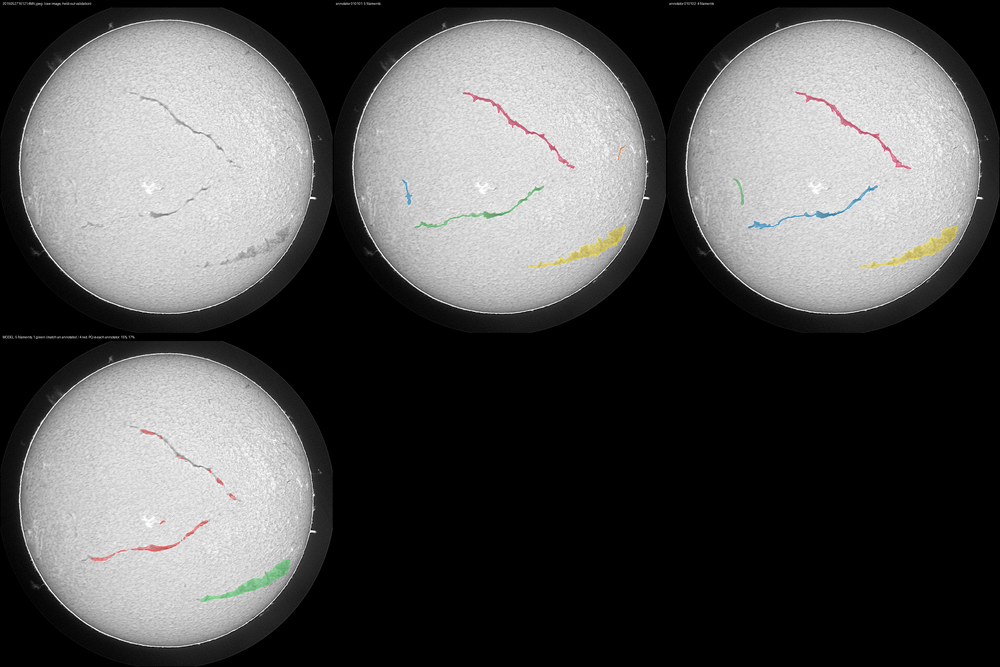
#> input picture V1/visualizations/prediction_20150527161214Mh.png, 1000 x 667 px, shrunk from 3072 x 2048 before the run
$ python -i preprocess.py   (imports and definitions only)
#> lines starting #> are read from the running program, lines starting #| are printed output that depends on the picture
"""Precompute limb-darkening-corrected copies of the train and test images.

The sun is darker towards its edge. For each image we estimate the disc, measure the average brightness at every
distance from its centre, and divide that profile out so a filament looks the same anywhere on the disc. Outside
the disc is set to 0. Output is lossless 8-bit PNG so training reads plain files.

    python scripts/preprocess.py                 # writes data/processed/limb/{train,test}_images/
"""
import argparse
from multiprocessing import Pool
from pathlib import Path

import numpy as np
import yaml
from PIL import Image
from scipy import ndimage as ndi
from skimage import filters, measure

LIMB_SMOOTH = 8            # smoothing of the radial brightness profile
EDGE_STRENGTH = 0.3        # a drop counts as the limb if it is at least this fraction of the ray's steepest drop
DISC_MARGIN = 0.985        # treat the outer 1.5% of the radius as edge, to avoid limb artefacts


def _rough_disc(img):
    """Rough disc + halo from a low brightness threshold on a 4x downsample.

    The halo around the disc is more symmetric than the disc interior (which can have strong brightness gradients),
    so its centre is a good starting point. Its radius is larger than the disc's.
    """
    small = ndi.gaussian_filter(img[::4, ::4], 2)
    thr = filters.threshold_multiotsu(small, classes=3)[0]
    biggest = max(measure.regionprops(measure.label(small > thr)), key=lambda r: r.area)
    cy, cx = biggest.centroid
    return cy * 4, cx * 4, np.sqrt(biggest.area / np.pi) * 4


def _fit_circle(xs, ys):
    """Least-squares circle through points; returns (cy, cx, radius)."""
    A = np.column_stack([xs, ys, np.ones_like(xs)])
    (a, b, c), *_ = np.linalg.lstsq(A, xs ** 2 + ys ** 2, rcond=None)
    cx, cy = a / 2, b / 2
    return cy, cx, np.sqrt(c + cx ** 2 + cy ** 2)


def _limb_pass(smooth, cy0, cx0, r_lo, r_hi, n_rays=180):
    """Search rays from (cy0, cx0) between r_lo and r_hi for the limb edge; fit a circle robustly."""
    radii = np.arange(r_lo, r_hi, 1.0)
    angles = np.linspace(0, 2 * np.pi, n_rays, endpoint=False)
    ys = cy0 + np.outer(np.sin(angles), radii)
    xs = cx0 + np.outer(np.cos(angles), radii)
    valid = (ys >= 0) & (ys <= smooth.shape[0] - 1) & (xs >= 0) & (xs <= smooth.shape[1] - 1)
    profiles = ndi.map_coordinates(smooth, [ys.ravel(), xs.ravel()], order=1, mode="nearest").reshape(ys.shape)
    grad = np.gradient(profiles, axis=1)
    grad[~valid] = 0
    # The limb is the INNERMOST strong outward drop; the steepest one can be the outer edge of the gray halo.
    edge = np.zeros(n_rays, int)
    for i in range(n_rays):
        g = grad[i]
        first = np.nonzero(g <= EDGE_STRENGTH * g.min())[0][0]
        edge[i] = first + g[first:first + 15].argmin()           # settle on the steepest point of that edge
    ex = cx0 + np.cos(angles) * radii[edge]
    ey = cy0 + np.sin(angles) * radii[edge]
    keep = np.ones(n_rays, bool)
    for _ in range(3):                                           # refit, dropping outliers (prominences etc.)
        cy, cx, r = _fit_circle(ex[keep], ey[keep])
        resid = np.abs(np.hypot(ex - cx, ey - cy) - r)
        keep = resid < max(3 * np.median(resid[keep]), 3.0)
    return cy, cx, r


def find_disc(img):
    """Find the solar disc (centre y, centre x, radius) from the sharp brightness drop at the limb."""
    smooth = ndi.gaussian_filter(img, 2)
    cy0, cx0, r_halo = _rough_disc(img)
    cy, cx, r = _limb_pass(smooth, cy0, cx0, 0.7 * r_halo, 1.05 * r_halo)   # coarse: wide search
    return _limb_pass(smooth, cy, cx, 0.9 * r, 1.12 * r)                    # fine: narrow search around it


def normalize(x, mask, lo=1, hi=99):
    a, b = np.percentile(x[mask], [lo, hi])
    return np.clip((x - a) / max(b - a, 1e-8), 0, 1)


# [49 lines left out: functions limb_correct, process_one, main, not called in this run]


# [2 lines not run here, left out]

>>> import cv2
>>> picture = cv2.imread('../V1/visualizations/prediction_20150527161214Mh.png', cv2.IMREAD_GRAYSCALE)
#> picture: shape (667, 1000); min 0, max 255, mean 84.6
>>> result = find_disc(picture)
#> in _rough_disc, `small = ndi.gaussian_filter(img[::4, ::4], 2)`:
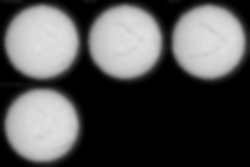
#> small: shape (167, 250); min 0, max 225, mean 83.9
#> in _rough_disc, `thr = filters.threshold_multiotsu(small, classes=3)[0]`: thr = 56
#> in _rough_disc, `cy, cx = biggest.centroid`: cy = 41.43; cx = 125.3
#> in find_disc, `cy0, cx0, r_halo = _rough_disc(img)`: cy0 = 165.7; cx0 = 501.4; r_halo = 153.3
#> in _limb_pass, `valid = (ys >= 0) & (ys <= smooth.shape[0] - 1) & (xs >= 0) & (xs <= s..`: valid: shape (180, 54) bool; every value is 1
#> in _limb_pass, `profiles = ndi.map_coordinates(smooth, [ys.ravel(), xs.ravel()], order..`:
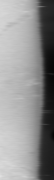
#> profiles: shape (180, 54); min 7, max 224, mean 143.8
#> in _limb_pass, `grad = np.gradient(profiles, axis=1)`:
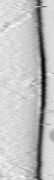
#> grad: shape (180, 54) float64; min -23.5, max 3, mean -3.39; drawn with min black and max white
#> the loop in _limb_pass, `for i in range(n_rays):` made 180 passes
#> first on passes 1 to 3: 32, 31, 36
#> after the loop in _limb_pass, `for i in range(n_rays):`: edge = 180 values, max 43 at index 6, min 5 at index 25, mean 40.21
#> in _limb_pass, `ex = cx0 + np.cos(angles) * radii[edge]`: ex = 180 values, max 648.4 at index 6, min 351 at index 90, mean 499.9
#> in _limb_pass, `ey = cy0 + np.sin(angles) * radii[edge]`: ey = 180 values, max 314 at index 45, min 18.37 at index 135, mean 165.7
#> the loop in _limb_pass, `for _ in range(3):` made 3 passes
#> (a in _fit_circle, b in _fit_circle, c in _fit_circle, cx, cy, r) on passes 1 to 3: (997.2, 331.8, -254308.9, 498.6, 165.9, 147.6), (997.7, 332.5, -254625.3, 498.9, 166.3, 147.9), (997.7, 332.5, -254625.3, 498.9, 166.3, 147.9)
#> in find_disc, `cy, cx, r = _limb_pass(smooth, cy0, cx0, 0.7 * r_halo, 1.05 * r_halo)`: cy = 166.3; cx = 498.9; r = 147.9
#> call 2 of _limb_pass, with cy0 = 166.3, cx0 = 498.9, r_lo = 133.1, r_hi = 165.7, n_rays = 180
#> in _limb_pass (call 2), `ys = cy0 + np.outer(np.sin(angles), radii)`:
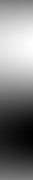
#> ys: shape (180, 33) float64; min 1.15, max 331.4, mean 166.3; drawn with min black and max white
#> in _limb_pass (call 2), `xs = cx0 + np.outer(np.cos(angles), radii)`:
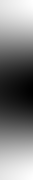
#> xs: shape (180, 33) float64; min 333.7, max 664, mean 498.9; drawn with min black and max white
#> in _limb_pass (call 2), `valid = (ys >= 0) & (ys <= smooth.shape[0] - 1) & (xs >= 0) & (xs <= s..`: valid: shape (180, 33) bool; every value is 1
#> in _limb_pass (call 2), `profiles = ndi.map_coordinates(smooth, [ys.ravel(), xs.ravel()], order..`:
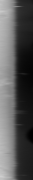
#> profiles: shape (180, 33); min 0, max 207, mean 86.3
#> in _limb_pass (call 2), `grad = np.gradient(profiles, axis=1)`:
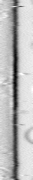
#> grad: shape (180, 33) float64; min -24, max 2, mean -4.87; drawn with min black and max white
#> the loop in _limb_pass (call 2), `for i in range(n_rays):` made 180 passes
#> first on passes 1 to 3: 9, 8, 12
#> after the loop in _limb_pass (call 2), `for i in range(n_rays):`: edge = 180 values, max 20 at index 6, min 14 at index 8, mean 14.88
#> in _limb_pass (call 2), `ex = cx0 + np.cos(angles) * radii[edge]`: ex = 180 values, max 648.6 at index 6, min 350.7 at index 90, mean 498.9
#> in _limb_pass (call 2), `ey = cy0 + np.sin(angles) * radii[edge]`: ey = 180 values, max 314 at index 43, min 18.15 at index 135, mean 166.3
#> the loop in _limb_pass (call 2), `for _ in range(3):` made 3 passes
#> (a in _fit_circle, c in _fit_circle) on passes 1 to 3: (997.9, -254668.6), (997.7, -254614.5), (997.7, -254614.5)
#> result = (166.2, 498.9, 148)
